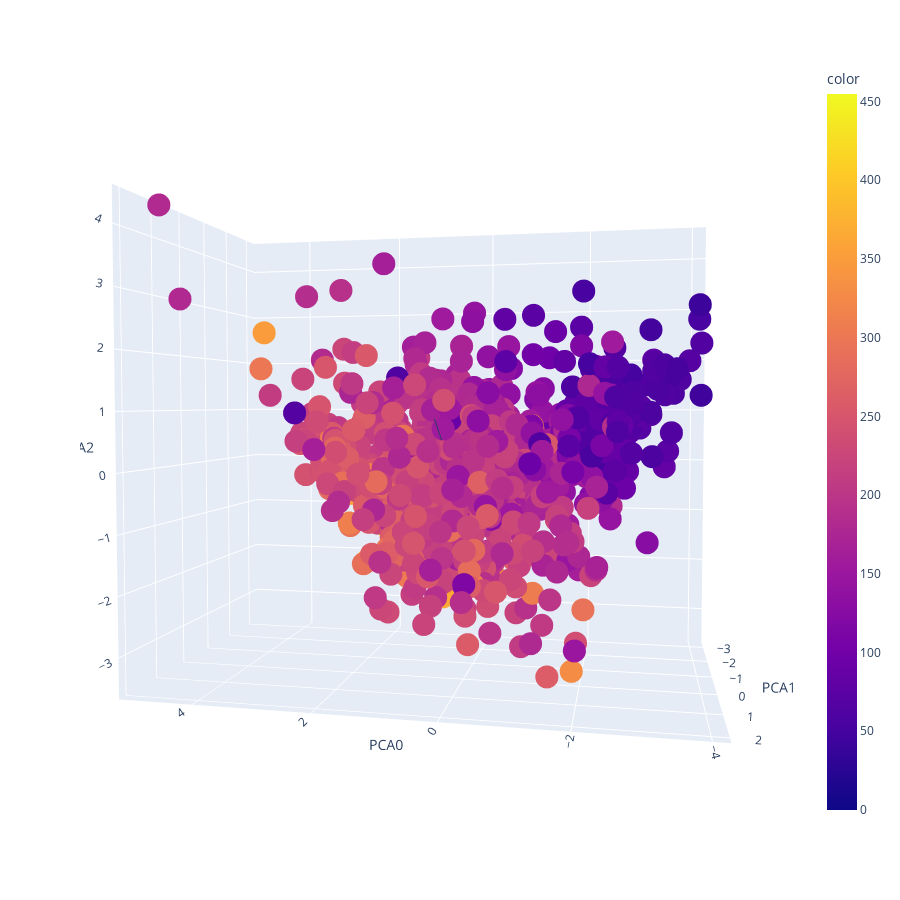

Here is the notebook cell this chart was saved with:
### Code cell
# Représentation dynamique en 3D  des axes factorielles en fonction de le consommation d'energie median
var = pca.explained_variance_ratio_.sum() # variance expliquée
# Plot de la figure
fig = px.scatter_3d(data_frame=result[['PCA0','PCA1','PCA2']], x = 'PCA0', y='PCA1', z='PCA2',
                   color=result['consommation_energie_median'],width=900,height=900)
fig.add_annotation()
fig.show()

### Figure 1 — Plotly figure (JSON) as saved in the notebook; plotly's stock layout.template omitted (floating-point values rounded to 4 significant figures; data arrays with more than 128 entries replaced by an {"elided": "..."} marker saying what was removed)
{"data": [{"hovertemplate": "PCA0=%{x}<br>PCA1=%{y}<br>PCA2=%{z}<br>color=%{marker.color}<extra></extra>", "legendgroup": "", "marker": {"color": {"elided": "1002 float values"}, "coloraxis": "coloraxis", "symbol": "circle"}, "mode": "markers", "name": "", "scene": "scene", "showlegend": false, "type": "scatter3d", "x": {"elided": "1002 float values"}, "y": {"elided": "1002 float values"}, "z": {"elided": "1002 float values"}}], "layout": {"annotations": [{}], "coloraxis": {"colorbar": {"title": {"text": "color"}}, "colorscale": [[0, "#0d0887"], [0.1111, "#46039f"], [0.2222, "#7201a8"], [0.3333, "#9c179e"], [0.4444, "#bd3786"], [0.5556, "#d8576b"], [0.6667, "#ed7953"], [0.7778, "#fb9f3a"], [0.8889, "#fdca26"], [1, "#f0f921"]]}, "height": 900, "legend": {"tracegroupgap": 0}, "margin": {"t": 60}, "scene": {"aspectmode": "auto", "aspectratio": {"x": 1.249, "y": 0.7372, "z": 1.086}, "camera": {"center": {"x": 0, "y": 0, "z": 0}, "eye": {"x": -0.4355, "y": 2.119, "z": 0.08605}, "projection": {"type": "perspective"}, "up": {"x": 0, "y": 0, "z": 1}}, "domain": {"x": [0, 1], "y": [0, 1]}, "xaxis": {"title": {"text": "PCA0"}, "type": "linear"}, "yaxis": {"title": {"text": "PCA1"}, "type": "linear"}, "zaxis": {"title": {"text": "PCA2"}, "type": "linear"}}, "width": 900}}
